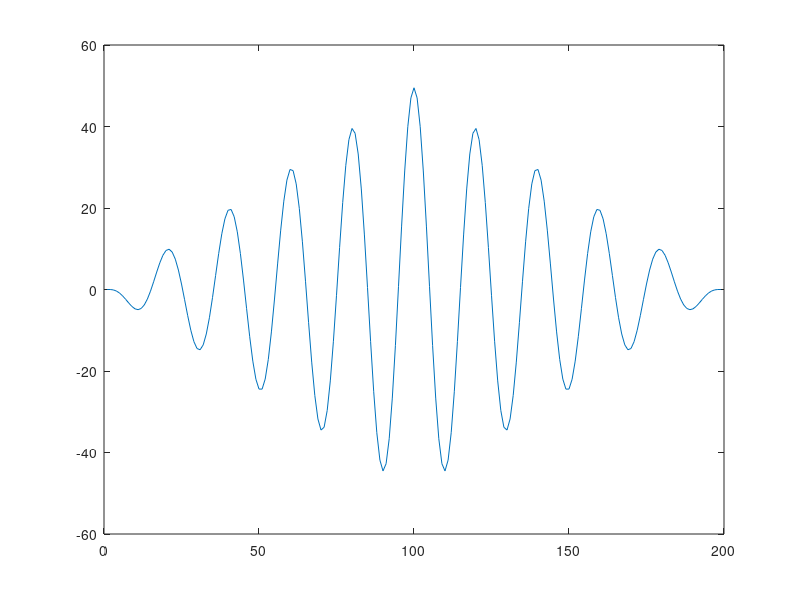
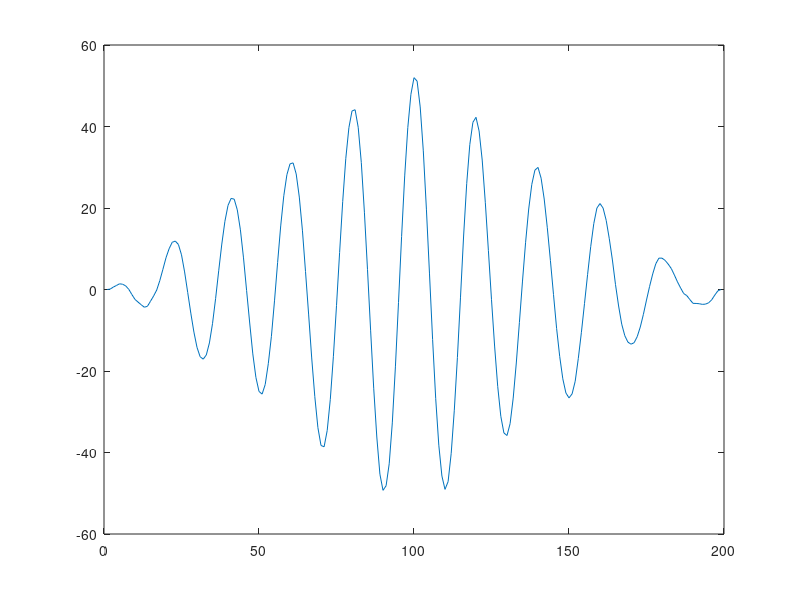

Here is the MATLAB script that generated these plots, in order:
%ACF of a sine wave
clc
clear all
close all
%Generate sine wave of 5 Hz frequency
t=linspace(0,1,100);
x=sin(2*pi*5*t);
x1=x+randn(1,length(x));
y1=xcorr(x,x);
y2=xcorr(x,x1);
plot(y1),figure,plot(y2)
